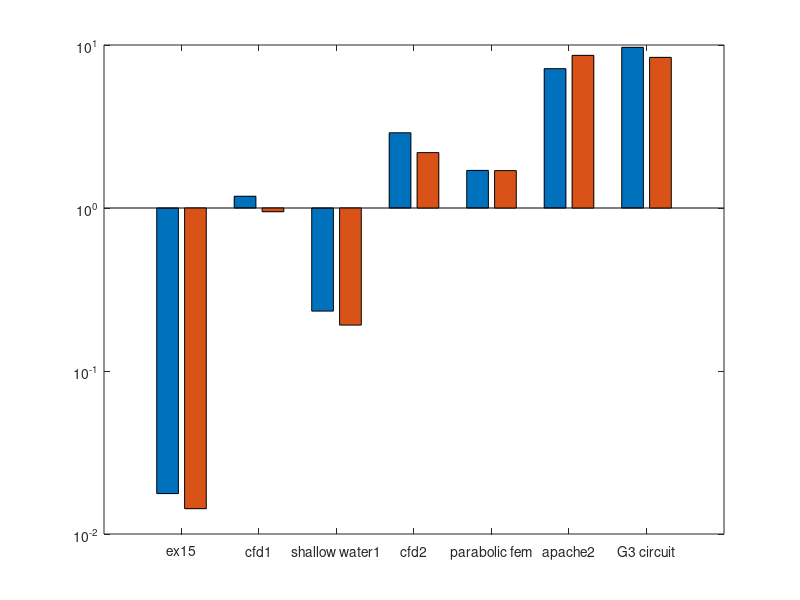

MATLAB code to generate this figure: (Note: this script raises an error after producing the figure.)
%% Carlo Radice 807159
%% Metodi del Calcolo Scientifico
%% A.A 2018/2019

% preliminary operations 
clc;
clear;

% matrices by dimension
matrices = {'ex15'; 'cfd1'; 'shallow water1'; 'cfd2'; 'parabolic fem'; 'apache2'; 'G3 circuit'};       

%% time comparison matlab
% matlab time
%    windows  ubuntu
MT = [0.0177, 0.0143; 
      1.1807, 0.9488;
      0.2331, 0.1913;
      2.8942, 2.1868;
      1.7010, 1.6961;
      7.1606, 8.6413; 
      9.6780, 8.3968];
  
figure(1)
hb = bar(MT);
set(gca,'YScale','log')
set(gca,'xticklabel', matrices)

for i=length(hb)
    text(hb(i).XData-hb(i).XOffset, hb(1).YData, num2str(MT(:,1),'%.3f'),  'VerticalAlignment','bottom','horizontalalign','center');
    text(hb(i).XData+hb(i).XOffset, hb(2).YData, num2str(MT(:,2),'%.3f'),  'VerticalAlignment','bottom','horizontalalign','center');
end

xlabel('size', 'FontSize', 14);
ylabel('time', 'FontSize', 14);
title('Comparison of time required in matlab', 'FontSize', 14);
legend('windows', 'ubuntu')
grid

%% time comparison eigen (c++) 
% eigen time
%    windows  ubuntu
ET = [0.1796, 0.1177;
      105.13, 142.35;
      2.9796, 3.5251;
      334.02, 640;
      55.008, 77.029;
      1321.0, 1792.4;
      633.13, 841.00];

figure(2)
hb = bar(ET);
set(gca,'YScale','log')
set(gca,'xticklabel', matrices)

for i=length(hb)
    text(hb(i).XData-hb(i).XOffset, hb(1).YData, num2str(ET(:,1),'%.3f'),  'VerticalAlignment','bottom','horizontalalign','center');
    text(hb(i).XData+hb(i).XOffset, hb(2).YData, num2str(ET(:,2),'%.3f'),  'VerticalAlignment','bottom','horizontalalign','center');
end

xlabel('size', 'FontSize', 14);
ylabel('time', 'FontSize', 14);
title('Comparison of the time required in eigen (c++)', 'FontSize', 14);
legend('windows', 'ubuntu')
grid

%% time comparison windows
% windows time
%     matlab  eigen (c++)
WT = [0.0177, 0.1796;
      1.1807, 105.13;
      0.2331, 2.9796;
      2.8942, 334.02;
      1.7010, 55.008;
      7.1606, 1321.0;
      9.6780, 633.13];
  
figure(3)
hb = bar(WT);
set(gca,'YScale','log')
set(gca,'xticklabel', matrices)

for i=length(hb)
    text(hb(i).XData-hb(i).XOffset, hb(1).YData, num2str(WT(:,1),'%.3f'),  'VerticalAlignment','bottom','horizontalalign','center');
    text(hb(i).XData+hb(i).XOffset, hb(2).YData, num2str(WT(:,2),'%.3f'),  'VerticalAlignment','bottom','horizontalalign','center');
end

xlabel('size', 'FontSize', 14);
ylabel('time', 'FontSize', 14);
title('Comparison of the time required in windows', 'FontSize', 14);
legend('matlab', 'eigen (c++)')
grid

%% time comparison ubuntu
% ubuntu time 
%     matlab  eigen (c++)
UT = [0.0143, 0.1177;
      0.9488, 142.35;
      0.1913, 3.5251;
      2.1868, 640;
      1.6961, 77.029;
      8.6413, 1792.4;
      8.3968, 841.00];
 
figure(4)
hb = bar(UT);
set(gca,'YScale','log')
set(gca,'xticklabel', matrices)

for i=length(hb)
    text(hb(i).XData-hb(i).XOffset, hb(1).YData, num2str(UT(:,1),'%.3f'),  'VerticalAlignment','bottom','horizontalalign','center');
    text(hb(i).XData+hb(i).XOffset, hb(2).YData, num2str(UT(:,2),'%.3f'),  'VerticalAlignment','bottom','horizontalalign','center');
end

xlabel('size', 'FontSize', 14);
ylabel('time', 'FontSize', 14);
title('Comparison of the time required in ubuntu', 'FontSize', 14);
legend('matlab', 'eigen (c++)')
grid